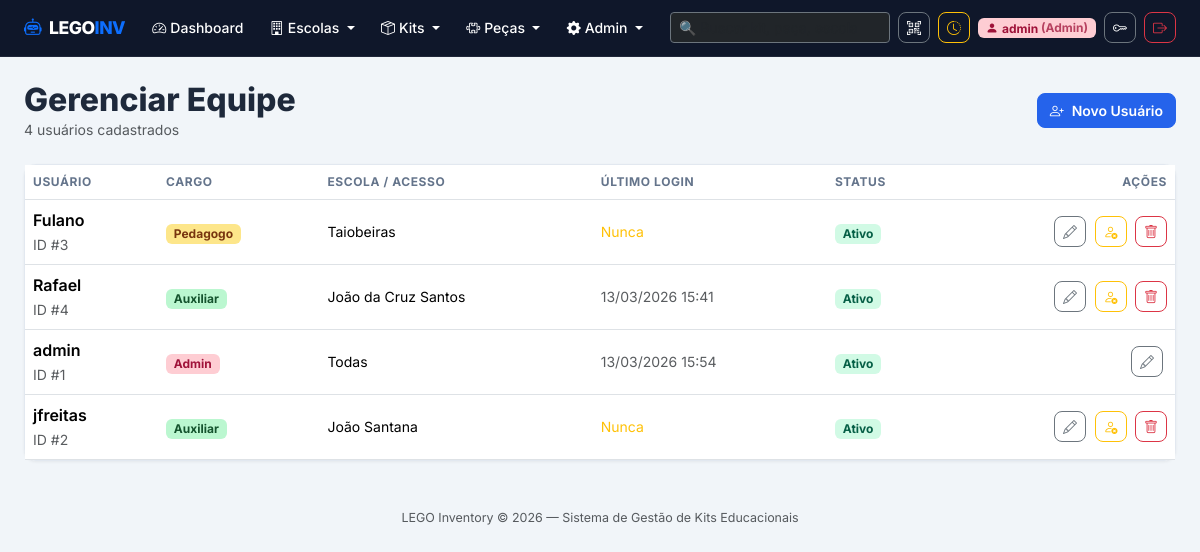
Screenshot of /admin/usuarios (signed in) with the database file from the repository.
### app.py (models this page shows, shortened)
class Usuario(db.Model):
    __tablename__ = 'usuarios'
    id = db.Column(db.Integer, primary_key=True)
    username = db.Column(db.String(80), unique=True, nullable=False)
    password = db.Column(db.String(255), nullable=False)
    role = db.Column(db.String(20), nullable=False)
    escola = db.Column(db.String(200), nullable=True)
    ativo = db.Column(db.Boolean, default=True, nullable=False)
    criado_em = db.Column(db.DateTime, default=lambda: datetime.now(timezone.utc))
    ultimo_login = db.Column(db.DateTime, nullable=True)

### app.py (the view)
@app.route('/admin/usuarios')
@login_required(roles='admin')
def gerenciar_usuarios():
    usuarios = Usuario.query.order_by(Usuario.username).all()
    return render_template('admin/usuarios.html', usuarios=usuarios)

### app.py (called while the page is built)
@app.context_processor
def inject_globals():
    return {'now': datetime.now()}

def usuario_atual():
    uid = session.get('user_id')
    return Usuario.query.get(uid) if uid else None

### templates/admin/usuarios.html (shortened to what this page needs)
{% extends 'base.html' %}
{% block content %}
<div class="d-flex justify-content-between align-items-center mb-4">
    <div>
        <h2 class="fw-800 mb-0">Gerenciar Equipe</h2>
        <p class="text-muted small mb-0">{{ usuarios|length }} usuários cadastrados</p>
    </div>
    <a href="{{ url_for('novo_usuario') }}" class="btn btn-primary fw-semibold">
        <i class="bi bi-person-plus me-2"></i>Novo Usuário
    </a>
</div>
<div class="card">
    <div class="table-responsive">
        <table class="table table-hover mb-0 align-middle">
            <thead class="bg-light">
                <tr>
                    <th>Usuário</th>
                    <th>Cargo</th>
                    <th>Escola / Acesso</th>
                    <th>Último Login</th>
                    <th>Status</th>
                    <th class="text-end">Ações</th>
                </tr>
            </thead>
            <tbody>
                {% for u in usuarios %}
                <tr class="{% if not u.ativo %}table-secondary opacity-50{% endif %}">
                    <td>
                        <div class="fw-semibold">{{ u.username }}</div>
                        <small class="text-muted">ID #{{ u.id }}</small>
                    </td>
                    <td>
                        <span class="badge {% if u.role == 'admin' %}badge-admin
                                          {% elif u.role == 'pedagogo' %}badge-pedagogo
                                          {% else %}badge-auxiliar{% endif %}">
                            {{ u.role|capitalize }}
                        </span>
                    </td>
                    <td class="small">{{ u.escola or '—' }}</td>
                    <td class="small text-muted">
                        {% if u.ultimo_login %}
                            {{ u.ultimo_login.strftime('%d/%m/%Y %H:%M') }}
                        {% else %}
                            <span class="text-warning">Nunca</span>
                        {% endif %}
                    </td>
                    <td>
                        {% if u.ativo %}
                        <span class="badge badge-status-completo">Ativo</span>
                        {% else %}
                        <span class="badge badge-status-incompleto">Inativo</span>
                        {% endif %}
                    </td>
                    <td class="text-end">
                        <a href="{{ url_for('editar_usuario', uid=u.id) }}"
                           class="btn btn-sm btn-outline-secondary me-1" title="Editar">
                            <i class="bi bi-pencil"></i>
                        </a>
                        {% if u.id != session['user_id'] %}
                        <form method="POST" action="{{ url_for('toggle_usuario', uid=u.id) }}"
                              class="d-inline"
                              onsubmit="return confirm('{{ 'Desativar' if u.ativo else 'Ativar' }} o usuário \'{{ u.username }}\'?')">
                            <button type="submit"
                                    class="btn btn-sm {% if u.ativo %}btn-outline-warning{% else %}btn-outline-success{% endif %} me-1"
                                    title="{{ 'Desativar' if u.ativo else 'Ativar' }}">
                                <i class="bi {% if u.ativo %}bi-person-x{% else %}bi-person-check{% endif %}"></i>
                            </button>
                        </form>
                        <button type="button"
                                class="btn btn-sm btn-outline-danger"
                                title="Excluir usuário"
                                data-bs-toggle="modal"
                                data-bs-target="#modalExcluir"
                                data-uid="{{ u.id }}"
                                data-nome="{{ u.username }}"
                                data-role="{{ u.role }}">
                            <i class="bi bi-trash"></i>
                        </button>
                        {% endif %}
                    </td>
                </tr>
                {% endfor %}
            </tbody>
        </table>
    </div>
</div>
{% endblock %}

### templates/base.html (style rules this page uses)
:root { --primary: #2563EB; --primary-dark: #1d4ed8; --success: #10B981; --danger: #EF4444; --warning: #F59E0B; --bg: #F1F5F9; --card-bg: #ffffff; --text: #1E293B; --muted: #64748B; --border: #E2E8F0; }
body { font-family: 'Inter', sans-serif; background: var(--bg); color: var(--text); min-height: 100vh; }
.card { border-radius: 12px; border: 1px solid var(--border); box-shadow: 0 1px 3px rgba(0,0,0,0.06); transition: transform 0.2s, box-shadow 0.2s; background: var(--card-bg); }
.btn { border-radius: 8px; font-weight: 600; font-size: 0.875rem; }
.btn-primary { background: var(--primary); border-color: var(--primary); }
.badge-status-completo { background: #D1FAE5; color: #065F46; }
.badge-admin { background: #FECDD3; color: #9F1239; }
.badge-pedagogo { background: #FDE68A; color: #78350F; }
.badge-auxiliar { background: #BBF7D0; color: #14532D; }
.table th { font-size: 0.75rem; text-transform: uppercase; letter-spacing: 0.05em; color: var(--muted); }
.table td { vertical-align: middle; }
.fw-800 { font-weight: 800; }

### rows the page displays
Usuario: username "Fulano", id "3", role "Pedagogo", escola "Taiobeiras", shows "Nunca", ativo "Ativo"
Usuario: username "Rafael", id "4", role "Auxiliar", escola "João da Cruz Santos", ultimo_login "13/03/2026 15:41", ativo "Ativo"
Usuario: username "admin", id "1", role "Admin", escola "Todas", ultimo_login "13/03/2026 15:54", ativo "Ativo"
Usuario: username "jfreitas", id "2", role "Auxiliar", escola "João Santana", shows "Nunca", ativo "Ativo"

### other values shown
{{ session['username'] }} "admin"
{{ session['user_role']|capitalize }} "Admin"
{{ usuarios|length }} "4"
